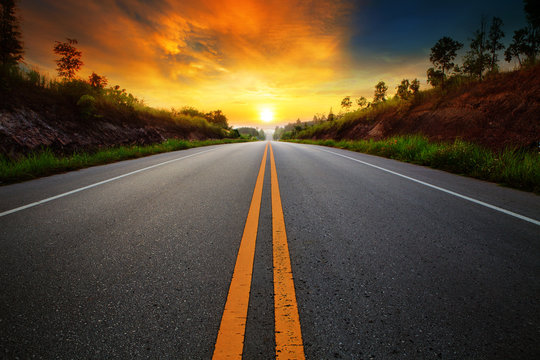
#> input picture 360_F_81268225_eVHynMTlVQf3wVdYOoUEz8d8KolhVZm0.jpg, 540 x 360 px
$ python resize.py
#> lines starting #> are read from the running program, lines starting #| are printed output that depends on the picture
import cv2

path="360_F_81268225_eVHynMTlVQf3wVdYOoUEz8d8KolhVZm0.jpg"

img=cv2.imread(path)
#> img is the input picture: shape (360, 540, 3); mean B, G, R 48.3, 70.9, 89.2
print(img.shape)
#| (360, 540, 3)

width, height =500,500
imgResize=cv2.resize(img,(width,height))
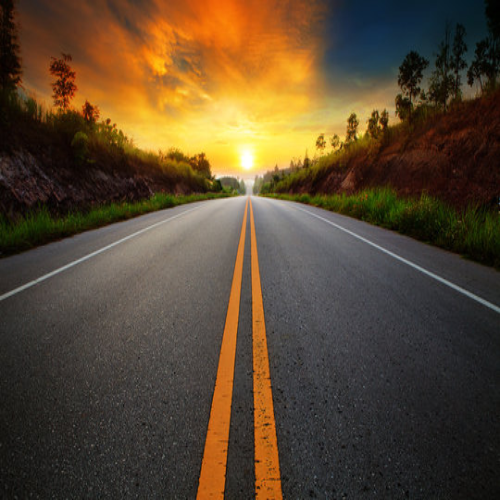
#> imgResize: shape (500, 500, 3); mean B, G, R 48.2, 70.8, 89
print(imgResize.shape)
#| (500, 500, 3)

imgCropped=img[0:400,235:285]
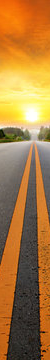
#> imgCropped: shape (360, 50, 3); mean B, G, R 62.6, 121.2, 168.8
imgCropResize=cv2.resize(imgCropped,(img.shape[1],img.shape[0]))
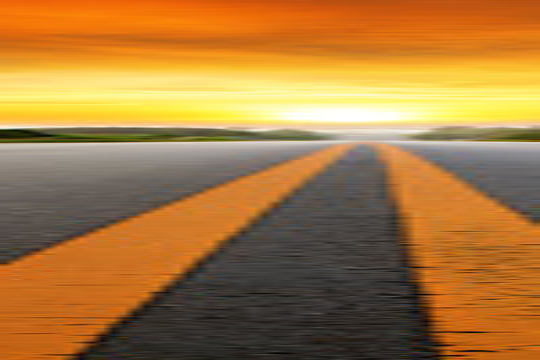
#> imgCropResize: shape (360, 540, 3); mean B, G, R 62.6, 121.2, 168.8
print(imgCropped.shape)
#| (360, 50, 3)

cv2.imshow("coc",img)
# cv2.imshow("cocR",imgResize)
cv2.imshow("cocC",imgCropped)
cv2.imshow("cocCR",imgCropResize)

cv2.waitKey(0)
